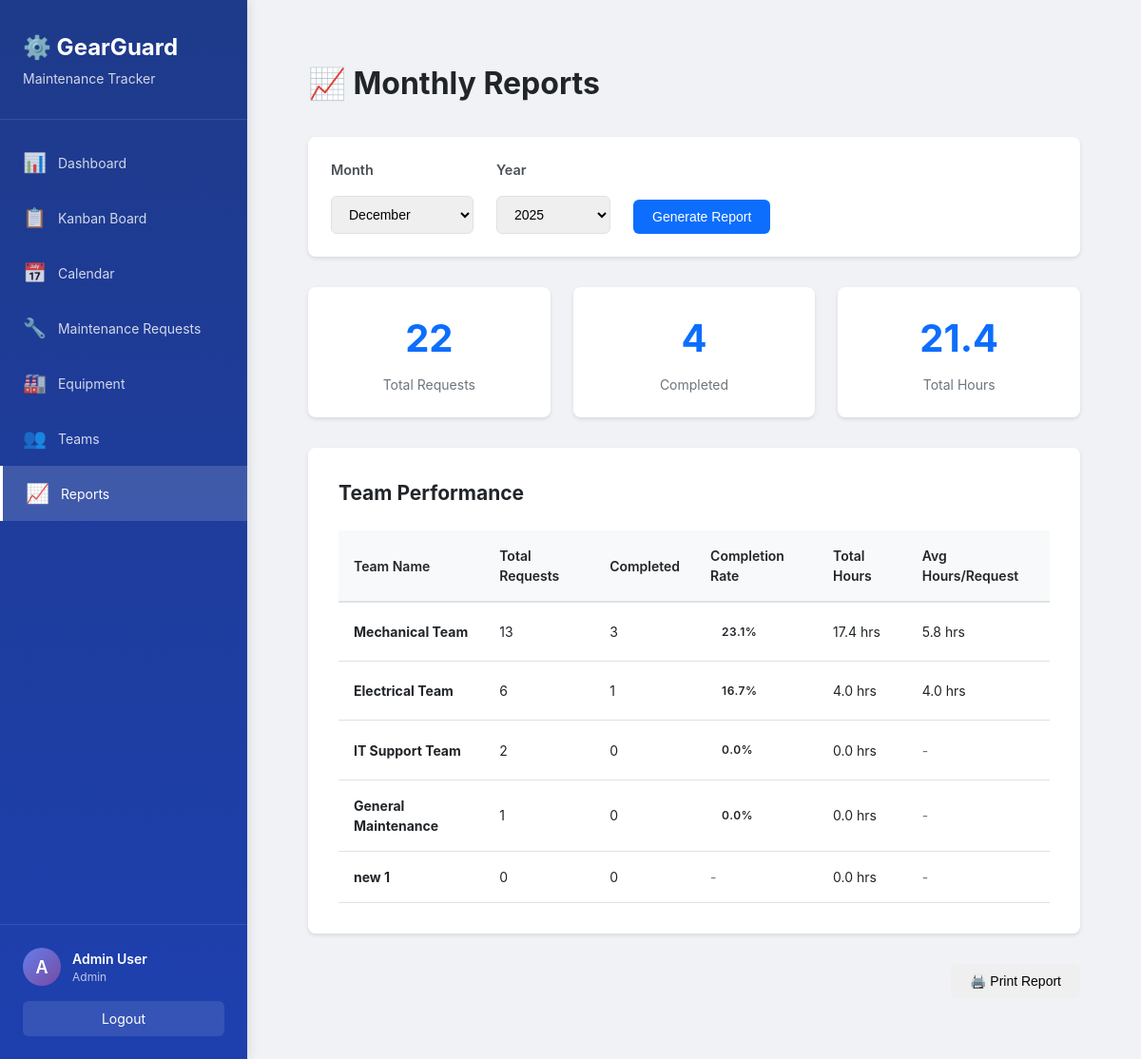
The app's page /dashboard/reports (signed in) with its own data.
### models.py (models this page shows, shortened)
class User(UserMixin, db.Model):
    __tablename__ = 'users'
    id = db.Column(db.Integer, primary_key=True)
    name = db.Column(db.String(100), nullable=False)
    email = db.Column(db.String(120), unique=True, nullable=False)
    password_hash = db.Column(db.String(200), nullable=False)
    role = db.Column(db.String(20), nullable=False, default='Technician')
    reset_token = db.Column(db.String(100), unique=True)
    reset_token_expiry = db.Column(db.DateTime)
    created_at = db.Column(db.DateTime, default=datetime.utcnow)
    teams = db.relationship('Team', secondary=team_members,
                            backref=db.backref('members', lazy='joined'))
    assigned_requests = db.relationship('MaintenanceRequest',
                                        foreign_keys='MaintenanceRequest.assigned_technician_id',
                                        backref='assigned_technician',
                                        lazy='dynamic')
    def is_manager(self):
        return self.role in ['Admin', 'Manager']

class Team(db.Model):
    __tablename__ = 'teams'
    id = db.Column(db.Integer, primary_key=True)
    name = db.Column(db.String(100), nullable=False, unique=True)
    description = db.Column(db.Text)
    created_at = db.Column(db.DateTime, default=datetime.utcnow)
    equipment = db.relationship(
        'Equipment', backref='maintenance_team', lazy='dynamic')
    requests = db.relationship(
        'MaintenanceRequest', backref='team', lazy='dynamic')
    def get_monthly_stats(self, year, month):
        start_date = datetime(year, month, 1)
        end_date = datetime(
            year + 1, 1, 1) if month == 12 else datetime(year, month + 1, 1)
        requests_list = self.requests.filter(
            MaintenanceRequest.created_at >= start_date,
            MaintenanceRequest.created_at < end_date
        ).all()
        completed = [r for r in requests_list if r.status == 'Repaired']
        total_hours = sum(r.duration or 0 for r in completed)
        return {
            'total_requests': len(requests_list),
            'completed': len(completed),
            'total_hours': total_hours,
            'team_name': self.name
        }

### routes/dashboard.py (the view)
@dashboard_bp.route('/reports')
@login_required
def reports():
    if not current_user.is_manager():
        flash('Access denied. Managers only.', 'danger')
        return redirect(url_for('dashboard.index'))
    now = datetime.now()
    year = request.args.get('year', now.year, type=int)
    month = request.args.get('month', now.month, type=int)
    start_date = datetime(year, month, 1)
    if month == 12:
        end_date = datetime(year + 1, 1, 1)
    else:
        end_date = datetime(year, month + 1, 1)
    teams = Team.query.all()
    team_reports = []
    for team in teams:
        stats = team.get_monthly_stats(year, month)
        team_reports.append(stats)
    total_requests = MaintenanceRequest.query.filter(
        MaintenanceRequest.created_at >= start_date,
        MaintenanceRequest.created_at < end_date
    ).count()
    completed_requests = MaintenanceRequest.query.filter(
        MaintenanceRequest.created_at >= start_date,
        MaintenanceRequest.created_at < end_date,
        MaintenanceRequest.status == 'Repaired'
    ).count()
    total_duration = db.session.query(func.sum(MaintenanceRequest.duration)).filter(
        MaintenanceRequest.created_at >= start_date,
        MaintenanceRequest.created_at < end_date,
        MaintenanceRequest.status == 'Repaired'
    ).scalar() or 0
    return render_template('dashboard/reports.html',
                           team_reports=team_reports,
                           total_requests=total_requests,
                           completed_requests=completed_requests,
                           total_duration=total_duration,
                           year=year,
                           month=month)

### app.py (called while the page is built)
@login_manager.user_loader
def load_user(user_id):
    return User.query.get(int(user_id))

@app.context_processor
def inject_user():
    return dict(current_user=current_user, now=datetime.now())

### templates/dashboard/reports.html (shortened to what this page needs)
{% extends "base.html" %}
{% block content %}
<div class="reports-container">
    <div class="page-header mb-4">
        <h1>📈 Monthly Reports</h1>
    </div>
    <div class="report-controls">
        <form method="GET">
            <div class="form-group">
                <label for="month">Month</label>
                <select name="month" id="month" class="form-control" style="min-width: 150px;">
                    {% for m in range(1, 13) %}
                    <option value="{{ m }}" {% if m == month %}selected{% endif %}>
                        {{ ['January', 'February', 'March', 'April', 'May', 'June',
                            'July', 'August', 'September', 'October', 'November', 'December'][m-1] }}
                    </option>
                    {% endfor %}
                </select>
            </div>
            <div class="form-group">
                <label for="year">Year</label>
                <select name="year" id="year" class="form-control" style="min-width: 120px;">
                    {% for y in range(2023, 2027) %}
                    <option value="{{ y }}" {% if y == year %}selected{% endif %}>{{ y }}</option>
                    {% endfor %}
                </select>
            </div>
            <button type="submit" class="btn btn-primary px-4">Generate Report</button>
        </form>
    </div>
    <div class="report-summary">
        <div class="summary-card">
            <div class="summary-value">{{ total_requests }}</div>
            <div class="summary-label">Total Requests</div>
        </div>
        <div class="summary-card">
            <div class="summary-value">{{ completed_requests }}</div>
            <div class="summary-label">Completed</div>
        </div>
        <div class="summary-card">
            <div class="summary-value">{{ "%.1f"|format(total_duration) }}</div>
            <div class="summary-label">Total Hours</div>
        </div>
    </div>
    <div class="team-reports">
        <h2 class="mb-3">Team Performance</h2>
        <table class="report-table">
            <thead>
                <tr>
                    <th>Team Name</th>
                    <th>Total Requests</th>
                    <th>Completed</th>
                    <th>Completion Rate</th>
                    <th>Total Hours</th>
                    <th>Avg Hours/Request</th>
                </tr>
            </thead>
            <tbody>
                {% for report in team_reports %}
                <tr>
                    <td><strong>{{ report.team_name }}</strong></td>
                    <td>{{ report.total_requests }}</td>
                    <td>{{ report.completed }}</td>
                    <td>
                        {% if report.total_requests > 0 %}
                        <span class="badge bg-info text-dark">
                            {{ "%.1f"|format((report.completed / report.total_requests) * 100) }}%
                        </span>
                        {% else %}
                        <span class="text-muted">-</span>
                        {% endif %}
                    </td>
                    <td>{{ "%.1f"|format(report.total_hours) }} hrs</td>
                    <td>
                        {% if report.completed > 0 %}
                        {{ "%.1f"|format(report.total_hours / report.completed) }} hrs
                        {% else %}
                        <span class="text-muted">-</span>
                        {% endif %}
                    </td>
                </tr>
                {% endfor %}
            </tbody>
        </table>
    </div>
    <div class="print-section">
        <button onclick="window.print()" class="btn btn-outline-secondary">
             🖨️ Print Report
        </button>
    </div>
</div>
{% endblock %}

### templates/base.html (shortened to what this page needs)
<!DOCTYPE html>
<html lang="en">
<head>
    <link rel="stylesheet" href="{{ url_for('static', filename='css/style.css') }}">
</head>
<body>
    {% if current_user.is_authenticated %}
    <div class="sidebar">
        <div class="sidebar-header">
            <h2>⚙️ GearGuard</h2>
            <p class="sidebar-subtitle">Maintenance Tracker</p>
        </div>
        <nav class="sidebar-nav">
            <a href="{{ url_for('dashboard.index') }}" class="nav-item {% if request.endpoint == 'dashboard.index' %}active{% endif %}">
                <span class="nav-icon">📊</span>
                <span>Dashboard</span>
            </a>
            <a href="{{ url_for('dashboard.kanban') }}" class="nav-item {% if request.endpoint == 'dashboard.kanban' %}active{% endif %}">
                <span class="nav-icon">📋</span>
                <span>Kanban Board</span>
            </a>
            <a href="{{ url_for('dashboard.calendar') }}" class="nav-item {% if request.endpoint == 'dashboard.calendar' %}active{% endif %}">
                <span class="nav-icon">📅</span>
                <span>Calendar</span>
            </a>
            <a href="{{ url_for('requests.list_requests') }}" class="nav-item {% if 'requests' in request.endpoint %}active{% endif %}">
                <span class="nav-icon">🔧</span>
                <span>Maintenance Requests</span>
            </a>
            <a href="{{ url_for('equipment.list_equipment') }}" class="nav-item {% if 'equipment' in request.endpoint %}active{% endif %}">
                <span class="nav-icon">🏭</span>
                <span>Equipment</span>
            </a>
            <a href="{{ url_for('teams.list_teams') }}" class="nav-item {% if 'teams' in request.endpoint %}active{% endif %}">
                <span class="nav-icon">👥</span>
                <span>Teams</span>
            </a>
            {% if current_user.is_manager() %}
            <a href="{{ url_for('dashboard.reports') }}" class="nav-item {% if request.endpoint == 'dashboard.reports' %}active{% endif %}">
                <span class="nav-icon">📈</span>
                <span>Reports</span>
            </a>
            {% endif %}
        </nav>
        <div class="sidebar-footer">
            <div class="user-info">
                <div class="user-avatar">{{ current_user.name[0].upper() }}</div>
                <div class="user-details">
                    <div class="user-name">{{ current_user.name }}</div>
                    <div class="user-role">{{ current_user.role }}</div>
                </div>
            </div>
            <a href="{{ url_for('auth.logout') }}" class="btn-logout">Logout</a>
        </div>
    </div>
    {% endif %}
    <div class="main-content {% if not current_user.is_authenticated %}no-sidebar{% endif %}">
        {% block content %}{% endblock %}
    </div>
</body>
</html>

### static/css/style.css (style rules this page uses)
* { margin: 0; padding: 0; box-sizing: border-box; }
:root { --primary: #0d6efd; --primary-dark: #0b5ed7; --secondary: #6c757d; --success: #198754; --danger: #dc3545; --warning: #ffc107; --info: #0dcaf0; --light: #f8f9fa; --dark: #212529; --sidebar-width: 260px; }
body { font-family: -apple-system, BlinkMacSystemFont, "Segoe UI", Roboto, "Helvetica Neue", Arial, sans-serif; font-size: 14px; line-height: 1.5; color: var(--dark); background: #f0f2f5; }
.sidebar { position: fixed; left: 0; top: 0; bottom: 0; width: var(--sidebar-width); background: linear-gradient(180deg, #1e3a8a 0%, #1e40af 100%); color: white; display: flex; flex-direction: column; box-shadow: 2px 0 10px rgba(0, 0, 0, 0.1); z-index: 1000; }
.sidebar-header { padding: 2rem 1.5rem; border-bottom: 1px solid rgba(255, 255, 255, 0.1); }
.sidebar-header h2 { font-size: 1.5rem; font-weight: 700; margin-bottom: 0.25rem; }
.sidebar-subtitle { font-size: 0.875rem; opacity: 0.8; }
.sidebar-nav { flex: 1; padding: 1rem 0; overflow-y: auto; }
.nav-item { display: flex; align-items: center; padding: 0.875rem 1.5rem; color: rgba(255, 255, 255, 0.8); text-decoration: none; transition: all 0.2s; }
.nav-item.active { background: rgba(255, 255, 255, 0.15); color: white; border-left: 3px solid white; }
.nav-icon { font-size: 1.25rem; margin-right: 0.75rem; }
.sidebar-footer { padding: 1.5rem; border-top: 1px solid rgba(255, 255, 255, 0.1); }
.user-info { display: flex; align-items: center; gap: 0.75rem; margin-bottom: 1rem; }
.user-avatar { width: 40px; height: 40px; border-radius: 50%; background: linear-gradient(135deg, #667eea 0%, #764ba2 100%); display: flex; align-items: center; justify-content: center; font-weight: 600; font-size: 1.125rem; }
.user-name { font-weight: 600; font-size: 0.875rem; }
.user-role { font-size: 0.75rem; opacity: 0.7; }
.btn-logout { display: block; text-align: center; padding: 0.5rem; background: rgba(255, 255, 255, 0.1); color: white; text-decoration: none; border-radius: 6px; transition: background 0.2s; }
.main-content { margin-left: var(--sidebar-width); min-height: 100vh; padding: 2rem; }
.page-header { display: flex; justify-content: space-between; align-items: center; margin-bottom: 2rem; }
.page-header h1 { font-size: 2rem; font-weight: 700; color: var(--dark); }
.btn { display: inline-block; padding: 0.625rem 1.25rem; font-size: 0.875rem; font-weight: 500; text-align: center; text-decoration: none; border: none; border-radius: 6px; cursor: pointer; transition: all 0.2s; }
.btn-primary { background: var(--primary); color: white; }
.badge { display: inline-block; padding: 0.35rem 0.75rem; font-size: 0.75rem; font-weight: 600; border-radius: 20px; text-transform: uppercase; letter-spacing: 0.5px; }
.form-group { margin-bottom: 1.5rem; }
.form-group label { display: block; margin-bottom: 0.5rem; font-weight: 500; color: var(--dark); }
.form-control { width: 100%; padding: 0.625rem 0.875rem; font-size: 0.875rem; border: 1px solid #dee2e6; border-radius: 6px; transition: border-color 0.2s; }
.text-muted { color: var(--secondary); }

### templates/dashboard/reports.html (style rules this page uses)
.reports-container { padding: 2rem; }
.report-controls { background: white; padding: 1.5rem; border-radius: 8px; margin-bottom: 2rem; box-shadow: 0 2px 4px rgba(0,0,0,0.1); }
.report-controls form { display: flex; gap: 1.5rem; align-items: flex-end; flex-wrap: wrap; }
.form-group { display: flex; flex-direction: column; gap: 0.5rem; margin-bottom: 0; }
.form-group label { font-weight: 600; color: #495057; font-size: 0.9rem; }
.report-summary { display: grid; grid-template-columns: repeat(3, 1fr); gap: 1.5rem; margin-bottom: 2rem; }
.summary-card { background: white; padding: 1.5rem; border-radius: 8px; box-shadow: 0 2px 4px rgba(0,0,0,0.1); text-align: center; }
.summary-value { font-size: 2.5rem; font-weight: 700; color: #0d6efd; margin-bottom: 0.5rem; }
.summary-label { color: #6c757d; font-size: 0.875rem; }
.team-reports { background: white; padding: 2rem; border-radius: 8px; box-shadow: 0 2px 4px rgba(0,0,0,0.1); }
.report-table { width: 100%; margin-top: 1.5rem; border-collapse: collapse; }
.report-table th { background: #f8f9fa; padding: 1rem; text-align: left; font-weight: 600; border-bottom: 2px solid #dee2e6; }
.report-table td { padding: 1rem; border-bottom: 1px solid #dee2e6; }
.print-section { margin-top: 2rem; text-align: right; }

### records on screen
User: name "A", name "Admin User", role "Admin"
User: team_name "Mechanical Team", total_requests "13", completed "3", completed "23.1", total_hours "17.4", total_hours "5.8"
User: team_name "Electrical Team", total_requests "6", completed "1", completed "16.7", total_hours "4.0"
User: team_name "IT Support Team", total_requests "2", completed "0", completed "0.0", total_hours "0.0", team_name "General Maintenance", total_requests "1"
User: team_name "new 1", total_requests "0", completed "0", total_hours "0.0"

### other values on screen
{{ total_requests }} "22"
{{ completed_requests }} "4"
{{ "%.1f"|format(total_duration) }} "21.4"
form field month "December"
form field year "2025"
